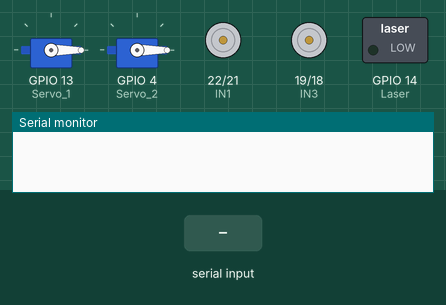
The sketch below on a simulated ESP32. Shown: 2 × servo, motor-driver pin pairs drawn as motors (green arrow = first pin HIGH = forward, orange = second pin HIGH = backward, longer = more drive, scaled by the enable pin), switched loads named in the sketch (green lamp = pin HIGH), the last lines printed to the serial monitor. The test bench sets the inputs (shaded band). Nothing arrives over Bluetooth unless stated.

Above: at 1.2 s.
1.3 s: "0" received over the second serial link
At 2.4 s:
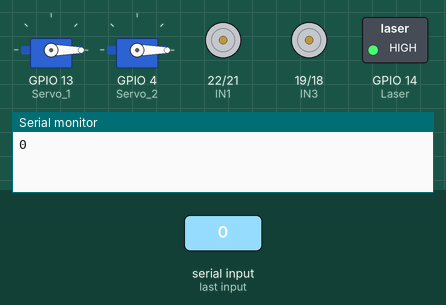
2.8 s: "B" received over the second serial link
At 3.6 s:
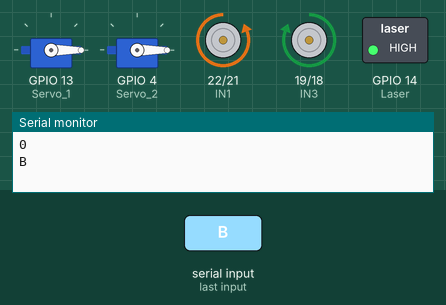
4.3 s: "F" received over the second serial link
At 4.7 s:
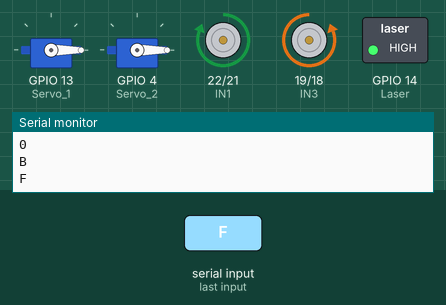
5.8 s: "L" received over the second serial link
At 7.0 s:
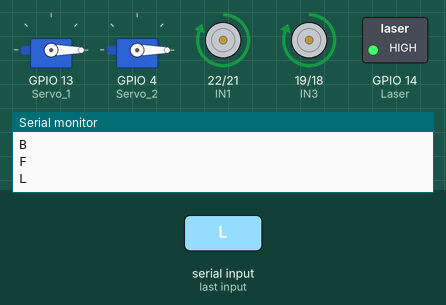
7.3 s: "R" received over the second serial link
At 8.2 s:
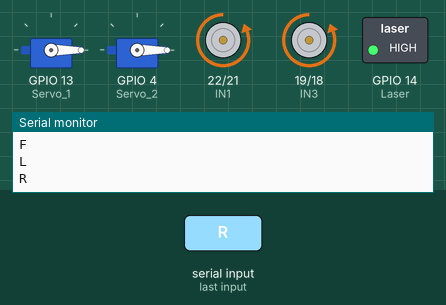
8.8 s: "S" received over the second serial link
At 9.4 s:
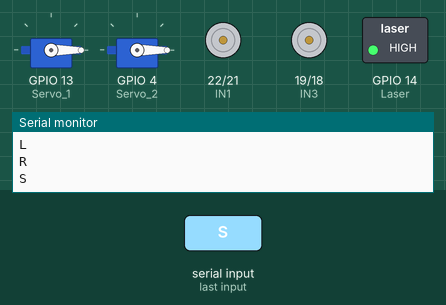
Timing chart, 0 to 11.3 s (numbered marks = the images above; inputs shaded):
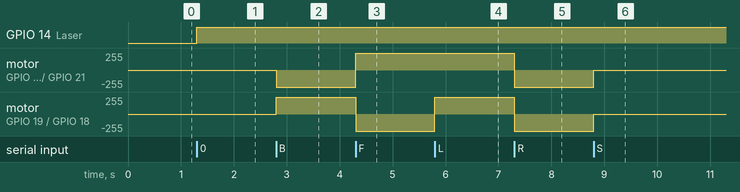

Measured:
- after the input at 1.3 s, GPIO 14 (Laser): LOW → HIGH at once
- after the input at 2.8 s, motor on GPIO 22 (IN1) / GPIO 21 (IN2): stopped → backward 255/255 at once; motor on GPIO 19 (IN3) / GPIO 18 (IN4): stopped → forward 255/255 at once
- after the input at 4.3 s, motor on GPIO 22 (IN1) / GPIO 21 (IN2): backward 255/255 → forward 255/255 at once; motor on GPIO 19 (IN3) / GPIO 18 (IN4): forward 255/255 → backward 255/255 at once
- after the input at 5.8 s, motor on GPIO 19 (IN3) / GPIO 18 (IN4): backward 255/255 → forward 255/255 at once
- after the input at 7.3 s, motor on GPIO 22 (IN1) / GPIO 21 (IN2), motor on GPIO 19 (IN3) / GPIO 18 (IN4): forward 255/255 → backward 255/255 at once
- after the input at 8.8 s, motor on GPIO 22 (IN1) / GPIO 21 (IN2), motor on GPIO 19 (IN3) / GPIO 18 (IN4): backward 255/255 → stopped at once

The sketch:

rc_car_with_laser_pointer.ino
```cpp
#include "BluetoothSerial.h"
#include <Arduino.h>
#include <ESP32Servo.h>

BluetoothSerial serialBT;

char btSignal;
int Speed = 1000;
int flag = 1;      // flag to  mode change flag car to pointer

#define R 0
#define L 1


int enA = 5;
int enB = 23;
int IN1 = 22;
int IN2 = 21;
int IN3 = 19;
int IN4 = 18;
int Laser = 14;


Servo servo1;
Servo servo2;
int Servo_1 = 13;
int Servo_2 = 4;

int angle1 = 0;
int angle2 = 0;
int angleStep = 3;

void setup() {
  Serial.begin(115200);

  serialBT.begin("Harshwardhan's RC car");

  pinMode(enA, OUTPUT);
  pinMode(enB, OUTPUT);

  ledcSetup(R, 5000, 8);  // Setup PWM channels for servo
  ledcAttachPin(enA, R);
  ledcSetup(L, 5000, 8);
  ledcAttachPin(enB, L);

  pinMode(IN1, OUTPUT);
  pinMode(IN2, OUTPUT);
  pinMode(IN3, OUTPUT);
  pinMode(IN4, OUTPUT);
  pinMode(Laser, OUTPUT);

  digitalWrite(IN1, LOW);
  digitalWrite(IN2, LOW);
  digitalWrite(IN3, LOW);
  digitalWrite(IN4, LOW);

  servo1.attach(Servo_1);
  servo2.attach(Servo_2);
  servo1.write(angle1);
  servo2.write(angle2);
}

void loop() {

  while (serialBT.available()) {
    btSignal = serialBT.read();  //read bluetooth signal
    Serial.println(btSignal);    //print signal on serial mointor

    // mode change
    if (btSignal == 'q') {
      modechange();
    }

    // on laser light
    if (btSignal == '0') {
      LaserLight();
    }

    // car control
    if (flag == 1) {
      if (btSignal == 'B') {
        backward();
      } else if (btSignal == 'F') {
        forward();
      } else if (btSignal == 'L') {
        left();
      } else if (btSignal == 'R') {
        right();
      } else if (btSignal == 'S') {
        stop();
      }
    }

    // servo control
    else {
      if (btSignal == 'B') {
        rightservo2();
      } else if (btSignal == 'F') {
        leftservo2();
      } else if (btSignal == 'L') {
        leftservo1();
      } else if (btSignal == 'R') {
        rightservo1();
      } else if (btSignal == 'S') {
        stop();
      }
    }
  }
}


//car backwards
void backward() {
  ledcWrite(R, Speed);
  ledcWrite(L, Speed);

  digitalWrite(IN1, LOW);
  digitalWrite(IN2, HIGH);
  digitalWrite(IN3, HIGH);
  digitalWrite(IN4, LOW);
}

//car forward
void forward() {
  ledcWrite(R, Speed);
  ledcWrite(L, Speed);

  digitalWrite(IN1, HIGH);
  digitalWrite(IN2, LOW);
  digitalWrite(IN3, LOW);
  digitalWrite(IN4, HIGH);
}

//car left
void left() {
  ledcWrite(R, Speed);
  ledcWrite(L, Speed);

  digitalWrite(IN1, HIGH);
  digitalWrite(IN2, LOW);
  digitalWrite(IN3, HIGH);
  digitalWrite(IN4, LOW);
}

//car right
void right() {
  ledcWrite(R, Speed);
  ledcWrite(L, Speed);

  digitalWrite(IN1, LOW);
  digitalWrite(IN2, HIGH);
  digitalWrite(IN3, LOW);
  digitalWrite(IN4, HIGH);
}

//car stop
void stop() {
  ledcWrite(R, Speed);
  ledcWrite(L, Speed);

  digitalWrite(IN1, LOW);
  digitalWrite(IN2, LOW);
  digitalWrite(IN3, LOW);
  digitalWrite(IN4, LOW);
}

//servo1 left
void leftservo1() {
  angle1 = angle1 + angleStep;
  if (angle1 > 180) angle1 = 180;

  servo1.write(angle1);
}

//servo1 right
void rightservo1() {
  angle1 = angle1 - angleStep;
  if (angle1 < 0) angle1 = 0;

  servo1.write(angle1);
}

//servo2 left
void leftservo2() {
  angle2 = angle2 + angleStep;
  if (angle2 > 180) angle2 = 180;

  servo2.write(angle2);
}

//servo2 right
void rightservo2() {
  angle2 = angle2 - angleStep;
  if (angle2 < 0) angle2 = 0;
  servo2.write(angle2);
}

void modechange() {
  if (flag == 1)
    flag = 0;
  else
    flag = 1;
}

//Laser light
void LaserLight() {
  int val = digitalRead(Laser);
  if (HIGH == val) {
    val = LOW;
  } else {
    val = HIGH;
  }
  digitalWrite(Laser, val);
}
```
